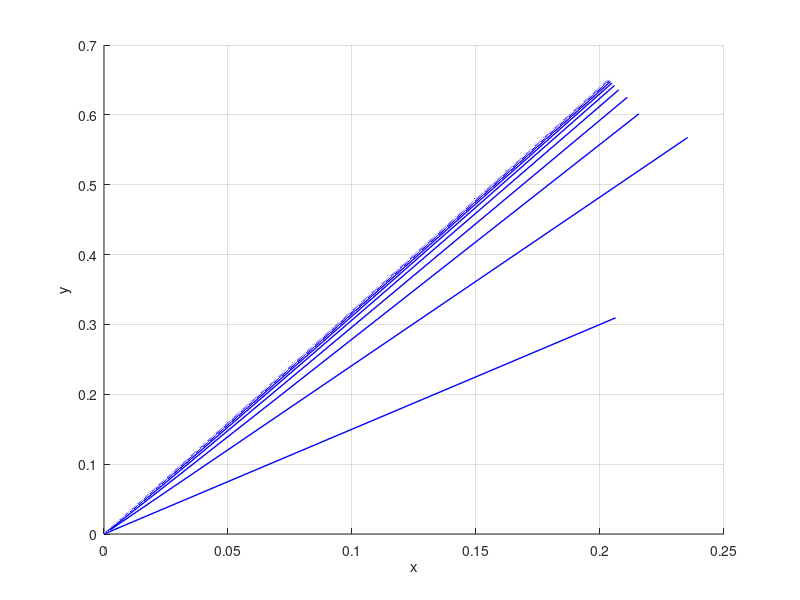
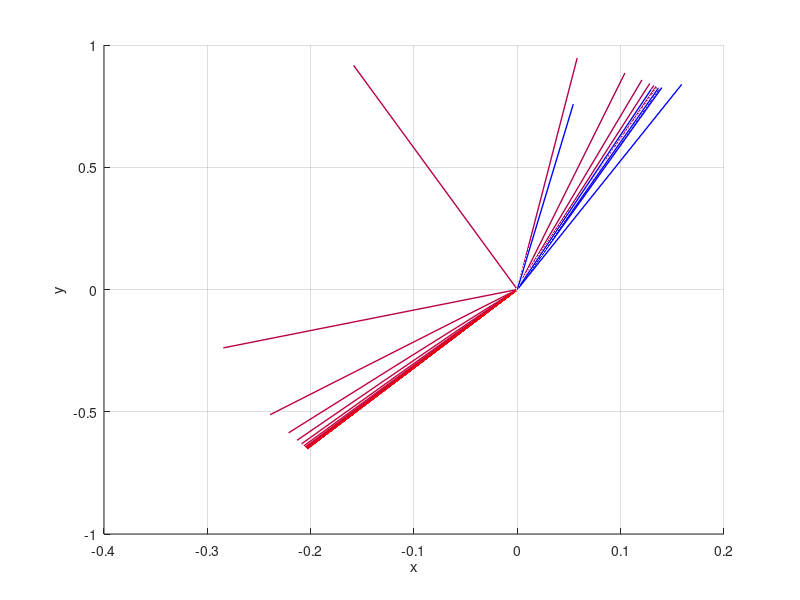

Recreate these plots in MATLAB, in order.
% ES 3
clear
clc
disp("ES 3")

A = [ 1  -1  2;
     -2   0  5;
      6  -3  6];

    % PARTE 1
function v = powerMethod(A, v0, maxIter)
    v = v0 / norm(v0);
    
    startColor = [0, 0, 1]; % Blu
    endColor = [1, 0, 0];   % Rosso
    
    % Prepara la finestra grafica
    figure;
    hold on;
    grid on;
    xlabel('x'); ylabel('y'); zlabel('z');
    
    for k = 1:maxIter
        v_new = A * v;
        v = v_new / norm(v_new);
        
        t = (k - 1) / (maxIter - 1); % Valore tra 0 e 1
        currentColor = (1 - t) * startColor + t * endColor;
        
        plot3([0, v(1)], [0, v(2)], [0, v(3)], 'Color', currentColor, 'LineWidth', 1);
    end
    
    hold off; % Chiudi la modalità di sovrapposizione
end

v1 = [1; 1; 1];
v2 = [3; 10; 4];
maxIter = 100;

V1 = powerMethod(A, v1, maxIter);
V2 = powerMethod(A, v2, maxIter);

disp("Autovettore di v1 = ");
disp(V1);

disp("Autovettore di v2 = ");
disp(V2);
